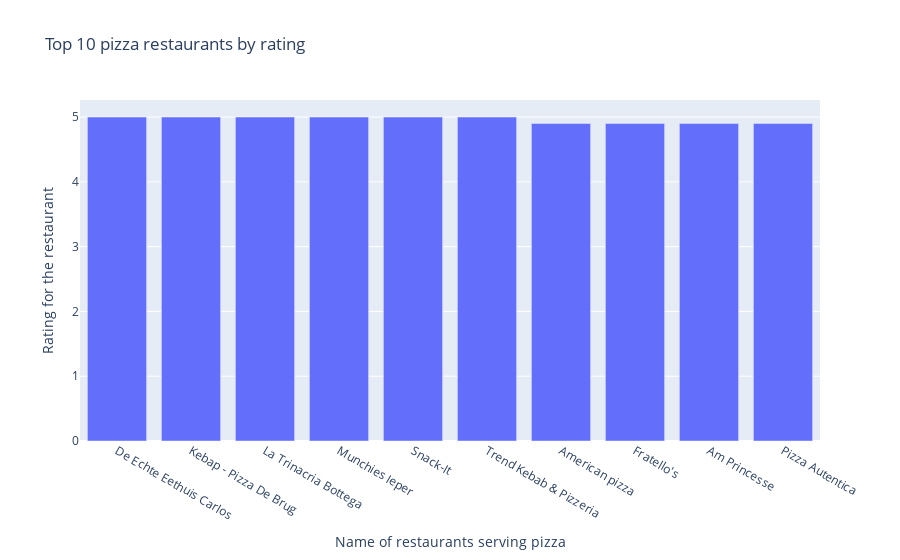

The code cell stored with this chart in its notebook:
### Code cell
import plotly.express as px
fig = px.bar(df_pizza, x='name', y="rating",
               labels={"name": "Name of restaurants serving pizza", "rating": "Rating for the restaurant"}, 
              title = "Top 10 pizza restaurants by rating")
fig.show()

### Figure 1 — Plotly figure (JSON) as saved in the notebook; plotly's stock layout.template omitted (floating-point values rounded to 4 significant figures)
{"data": [{"alignmentgroup": "True", "hovertemplate": "Name of restaurants serving pizza=%{x}<br>Rating for the restaurant=%{y}<extra></extra>", "legendgroup": "", "marker": {"color": "#636efa", "pattern": {"shape": ""}}, "name": "", "offsetgroup": "", "orientation": "v", "showlegend": false, "textposition": "auto", "type": "bar", "x": ["De Echte Eethuis Carlos", "Kebap - Pizza De Brug", "La Trinacria Bottega", "Munchies Ieper", "Snack-It", "Trend Kebab & Pizzeria", "American pizza", "Fratello's", "Am Princesse", "Pizza Autentica"], "xaxis": "x", "y": [5, 5, 5, 5, 5, 5, 4.9, 4.9, 4.9, 4.9], "yaxis": "y"}], "layout": {"barmode": "relative", "legend": {"tracegroupgap": 0}, "title": {"text": "Top 10 pizza restaurants by rating"}, "xaxis": {"anchor": "y", "domain": [0, 1], "title": {"text": "Name of restaurants serving pizza"}}, "yaxis": {"anchor": "x", "domain": [0, 1], "title": {"text": "Rating for the restaurant"}}}}
